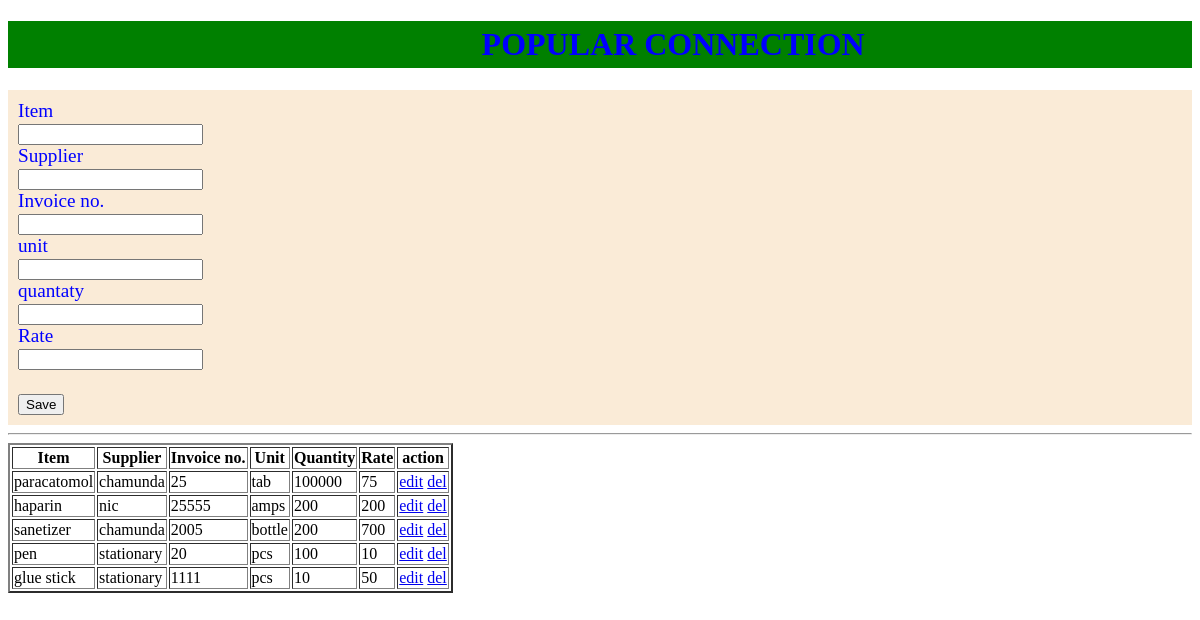
The page / on the database its author committed.
### tables this page shows
CREATE TABLE `purchase` (
  `id` int(100) NOT NULL,
  `item` varchar(99) NOT NULL,
  `supplier` varchar(50) NOT NULL,
  `invoice` int(20) NOT NULL,
  `unit` varchar(10) NOT NULL,
  `qunt` int(5) NOT NULL,
  `rate` float NOT NULL
);

### index.php (the view, shortened to what this page needs)
<!DOCTYPE html>
<html lang="en">
<head>
    <link rel="stylesheet" href="stylesheet.css">
</head>
<body>
    <h1>POPULAR CONNECTION</h1>
<form action="store.php" method="post">
    <div class="main">
        <label for="item">Item</label><br>
        <input type="text" name="item" id="item" required><br>
        <label for="supplier">Supplier</label><br>
        <input type="text" name="supplier" id="supplier" required><br>
        <label for="invoice">Invoice no.</label><br>
        <input type="number" name="invoice" id="invoice" required><br>
        <label for="unit">unit</label><br>
        <input type="text" name="unit" id="unit"><br>
        <label for="qunt">quantaty</label><br>
        <input type="number" name="qunt" id="qunt" required><br>
        <label for="rate">Rate</label><br>
        <input type="float" name="rate" id="rate" required><br><br>
        <input type="submit" value="Save">
    </div>
</form>
<hr>
<table border="2px" id=t1>
    <tr>
        <th>Item</th>
        <th>Supplier</th>
        <th>Invoice no.</th>
        <th>Unit</th>
        <th>Quantity</th>
        <th>Rate</th>
        <th>action</th>
    </tr>
<?php
include 'connect.php';
$sql = "SELECT * FROM purchase";
$view = mysqli_query($conn, $sql);
if($view){
    while($row = mysqli_fetch_assoc($view)){
        $id = $row['id'];
        $item = $row['item'];
        $supplier = $row['supplier'];
        $invoice = $row['invoice'];
        $unit = $row['unit'];
        $quant = $row['qunt'];
        $rate = $row['rate'];
?>
<tr>
    <td>
        <?php echo $item;?>
    </td>
    <td>
        <?php echo $supplier;?>
    </td>
    <td>
        <?php echo $invoice;?>
    </td>
    <td>
        <?php echo $unit;?>
    </td>
    <td>
        <?php echo $quant;?>
    </td>
    <td>
        <?php echo $rate;?>
    </td>
    <td>
        <a href="edit.php?id=<?php echo $id; ?>">edit</a>
        <a href="delet.php?id=<?php echo $id; ?>">del</a>
    </td>
</tr>
<?php
    }
}
 ?>
</table>
</body>
</html>

### stylesheet.css (style rules this page uses)
h1 { background-color:green; padding:5px; font-family: 'Times New Roman', Times, serif; font-style: inherit; color: blue; position: relative; padding-left: 40%; }
div { color: blue; padding: 10px; position: relative; background-color: antiquewhite; font-size: larger; font-style: initial; }

### rows shown on the page
purchase: item "paracatomol", supplier "chamunda", invoice "25", unit "tab", qunt "100000", rate "75"
purchase: item "haparin", supplier "nic", invoice "25555", unit "amps", qunt "200", rate "200"
purchase: item "sanetizer", supplier "chamunda", invoice "2005", unit "bottle", qunt "200", rate "700"
purchase: item "pen", supplier "stationary", invoice "20", unit "pcs", qunt "100", rate "10"
purchase: item "glue stick", supplier "stationary", invoice "1111", unit "pcs", qunt "10", rate "50"
